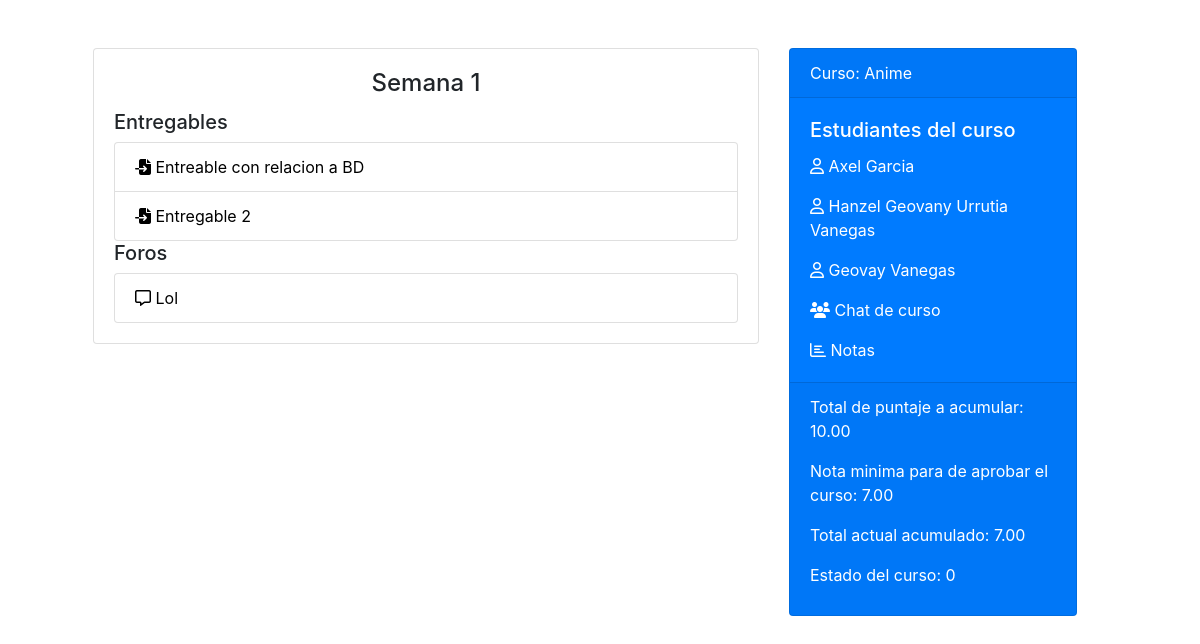
The app's page /curso/19, older data.
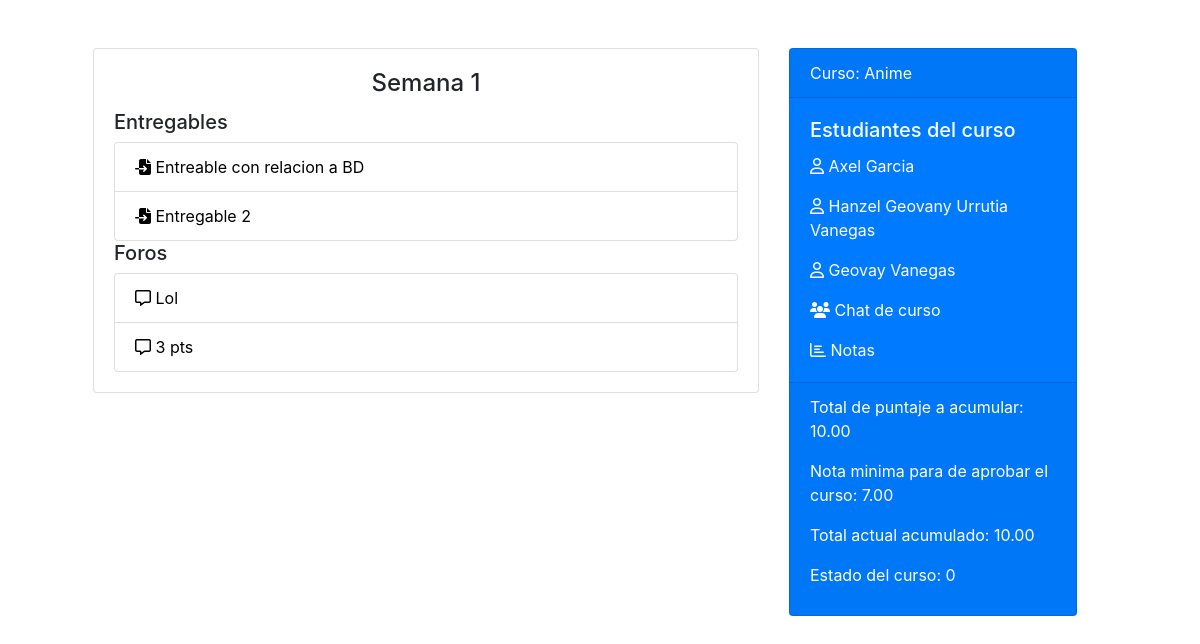
The same page, newer data.
### PortAll50/models.py (models this page shows, shortened)
class Seccion(models.Model):
    nombre = models.CharField(max_length=60)
    curso = models.ForeignKey(Curso, on_delete=CASCADE, related_name="seccion_curso")
    class Meta:
        verbose_name_plural = "Seccion"

class Entregable(models.Model):
    nombre_entregable = models.CharField(max_length=30)
    archivo = models.FileField(upload_to='entregables/', blank=True) #ver video axel
    comentario = models.CharField(max_length=100)
    tiempo_disp_hasta = models.DateTimeField(null=True)
    ESTADO_ENTREGA = [("1", "Mostrar"), ("2", "Recibida")]
    estado_entrega = models.CharField(choices=ESTADO_ENTREGA, max_length=1, default="1")
    seccion = models.ForeignKey(Seccion, on_delete=CASCADE, related_name="seccion_entregable")
    nota = models.DecimalField(decimal_places=2, max_digits=5, null=True)
    class Meta:
        verbose_name_plural = "Entregable"

class Foro(models.Model):
    nombre_foro = models.CharField(max_length=60)
    asignacion_foro = models.CharField(max_length=300)
    fecha_vencimiento = models.DateTimeField() #investigar
    nota = models.DecimalField(decimal_places=2, max_digits=5, null=True)
    seccion = models.ForeignKey(Seccion, on_delete=CASCADE, related_name="seccion_foro")
    class Meta:
        verbose_name_plural = "Foro"

class Curso(models.Model):
    nombre_curso = models.CharField(max_length=60)
    cuentas = models.ManyToManyField(User, related_name="cursos_inscritos", null=True) #identifica participantes
    propietario = models.ForeignKey(User, on_delete=CASCADE, related_name="cursos_creados")
    imagen = models.ImageField(upload_to='cursos/', null = True) #investigar upload_to
    ESTADO_CURSO = [("0", "Preparando"), ("1", "Activo"), ("2", "Finalizo")]
    estado_curso = models.CharField(choices=ESTADO_CURSO, max_length=1, default="0")
    cantidad_minima = models.DecimalField(decimal_places=2, max_digits=5, null=True)
    total_acumular = models.DecimalField(decimal_places=2, max_digits=5, null=True)
    actual_acumulado = models.DecimalField(decimal_places=2, max_digits=5, default=0)
    class Meta:
        verbose_name_plural = "Curso"

### PortAll50/views.py (the view)
# urls.py: path("curso/<int:id_curso>", views.curso, name="curso"),
def curso(request, id_curso):
    curso = Curso.objects.get(id=id_curso)
    context = {
        "curso": curso
    }
    return render(request, "PortAll50/curso.html", context)

### PortAll50/templates/portall50/curso.html (shortened to what this page needs)
{% extends 'base.html' %}
{% load bootstrap4 %}
{% load static %}
{% block main %}
    <div class="container">
        <div class="row">
            <div class="col-lg-8">
                <div class="card">
                    {% for seccion in curso.seccion_curso.all %}
                        <div class="card-body">
                            <h4 class="card-title text-center">{{seccion.nombre}}</h4>
                            {% if seccion.seccion_entregable.all %}
                            <h5>Entregables</h5>
                                <ul class="list-group">
                                    {% for entregable in seccion.seccion_entregable.all %}
                                        <li class="list-group-item"><a href="{% url 'entregable' entregable.id %}"><i class="fas fa-file-import"></i> {{entregable.nombre_entregable}}</a></li>
                                    {% endfor %}
                                </ul>
                            {% endif %}
                            {% if seccion.seccion_foro.all %}
                                <h5>Foros</h5>
                                <ul class="list-group">
                                    {% for foro in seccion.seccion_foro.all %}
                                        <li class="list-group-item"><a href="{% url 'foro' foro.id %}"><i class="far fa-comment-alt"></i> {{foro.nombre_foro}}</a></li>
                                    {% endfor %}
                                </ul>
                            {% endif %}
                        </div>
                    {% endfor %}
                </div>
            </div>
            <div class="col-lg-4">
                <div class="card text-white bg-primary mb-3" style="max-width: 18rem;">
                    <div class="card-header">Curso: {{curso.nombre_curso}}</div>
                    <div class="card-body">
                        <h5 class="card-title">Estudiantes del curso</h5>
                        {% for participante in curso.cuentas.all %}
                            <p class="card-text"><a href="{% url 'mensaje' participante.id %}"><i class="far fa-user"></i> {{participante.first_name}} {{participante.last_name}}</a></p>
                       {% endfor %}
                       <p class="card-text"><a href="{% url 'chatCurso' curso.id %}"><i class="fas fa-users"></i> Chat de curso</a></p>
                       <p class="card-text"><a href="{% url 'notasCurso' curso.id %}"><i class="far fa-chart-bar"></i> Notas</a></p>
                    </div>
                    <div class="card-footer">
                        <p>Total de puntaje a acumular: {{curso.total_acumular}}</p>
                        <p>Nota minima para de aprobar el curso: {{curso.cantidad_minima}}</p>
                        <p>Total actual acumulado: {{curso.actual_acumulado}}</p>
                        <p>Estado del curso: {{curso.estado_curso}}</p>
                    </div>
                </div>
            </div>
        </div>
    </div>
{% endblock %}

Row changes from the older to the newer data that the page shows:
added Foro: nombre_foro "3 pts"
changed Curso "Anime": actual_acumulado "7.00" → "10.00"
